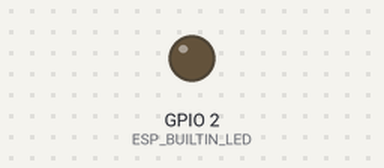
A sketch run on a simulated ESP8266 (NodeMCU). Parts: output pins drawn as LEDs (lit = HIGH). WiFi joins after 1.5 s; servers stay silent unless stated; what the sketch prints to the serial monitor is not drawn.

Above: at 2.0 s.
At 11.0 s:
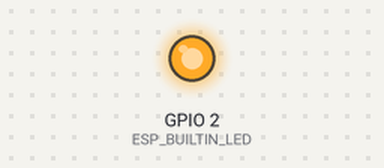
Timing chart, 0 to 11.9 s (numbered marks = the images above):
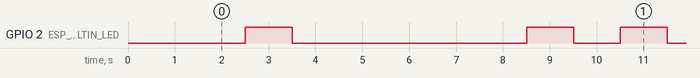

Measured:
- by itself, GPIO 2 (ESP_BUILTIN_LED): repeats every 8.0 s: LOW 5.0 s, HIGH 1.0 s, LOW 1.0 s, HIGH 1.0 s
- by itself, everything shown: repeats every 8.0 s, in 4 steps

The sketch:

OTAled_2.ino
```cpp
//
//****This is code is uploaded after OTALed1 and this code gives output by blinking the led in sequence
//
#include <ESP8266WiFi.h>
#include <ESP8266mDNS.h>
#include <WiFiUdp.h>
#include <ArduinoOTA.h>

#ifndef STASSID
#define STASSID "R&D-LABS"
#define STAPSK  "12345678"
#endif

const char* ssid = STASSID;
const char* password = STAPSK;

const int ESP_BUILTIN_LED = 2;

void setup() {
  Serial.begin(115200);
  Serial.println("Booting");
  WiFi.mode(WIFI_STA);
  WiFi.begin(ssid, password);
  while (WiFi.waitForConnectResult() != WL_CONNECTED) {
    Serial.println("Connection Failed! Rebooting...");
    delay(5000);
    ESP.restart();
  }

  // Port defaults to 8266
  // ArduinoOTA.setPort(8266);

  // Hostname defaults to esp8266-[ChipID]
  // ArduinoOTA.setHostname("myesp8266");

  // No authentication by default
  // ArduinoOTA.setPassword("admin");

  // Password can be set with it's md5 value as well
  // MD5(admin) = 21232f297a57a5a743894a0e4a801fc3
  // ArduinoOTA.setPasswordHash("21232f297a57a5a743894a0e4a801fc3");

  ArduinoOTA.onStart([]() {
    String type;
    if (ArduinoOTA.getCommand() == U_FLASH) {
      type = "sketch";
    } else { // U_SPIFFS
      type = "filesystem";
    }

    // NOTE: if updating SPIFFS this would be the place to unmount SPIFFS using SPIFFS.end()
    Serial.println("Start updating " + type);
  });
  ArduinoOTA.onEnd([]() {
    Serial.println("\nEnd");
  });
  ArduinoOTA.onProgress([](unsigned int progress, unsigned int total) {
    Serial.printf("Progress: %u%%\r", (progress / (total / 100)));
  });
  ArduinoOTA.onError([](ota_error_t error) {
    Serial.printf("Error[%u]: ", error);
    if (error == OTA_AUTH_ERROR) {
      Serial.println("Auth Failed");
    } else if (error == OTA_BEGIN_ERROR) {
      Serial.println("Begin Failed");
    } else if (error == OTA_CONNECT_ERROR) {
      Serial.println("Connect Failed");
    } else if (error == OTA_RECEIVE_ERROR) {
      Serial.println("Receive Failed");
    } else if (error == OTA_END_ERROR) {
      Serial.println("End Failed");
    }
  });
  ArduinoOTA.begin();
  Serial.println("Ready");
  Serial.print("IP address: ");
  Serial.println(WiFi.localIP());
  pinMode(ESP_BUILTIN_LED, OUTPUT);
}
                                                      //Here LOW and HIGH will change based on connection. If the connection is based on anode HIGH - ON  and  LOW - OFF
                                                      //if LED is connected as cathode HIGH - OFF and LOW - ON

void loop() {
  ArduinoOTA.handle();
  digitalWrite(ESP_BUILTIN_LED, LOW);                 ///ON for 1 sec
  delay(1000);
  digitalWrite(ESP_BUILTIN_LED, HIGH);                ///OFF for 1 sec
  delay(1000);
  digitalWrite(ESP_BUILTIN_LED, LOW);                 ///ON for 1 sec
  delay(1000);
  digitalWrite(ESP_BUILTIN_LED, LOW);                 ///ON for 1 sec
  delay(1000);
  digitalWrite(ESP_BUILTIN_LED, LOW);                 ///ON for 1 sec
  delay(1000);
  digitalWrite(ESP_BUILTIN_LED, LOW);                 ///ON for 1 sec
  delay(1000);
  digitalWrite(ESP_BUILTIN_LED, LOW);                 ///ON for 1 sec
  delay(1000);
  digitalWrite(ESP_BUILTIN_LED, HIGH);                 ///Off for 1 sec
  delay(1000);
}
```
